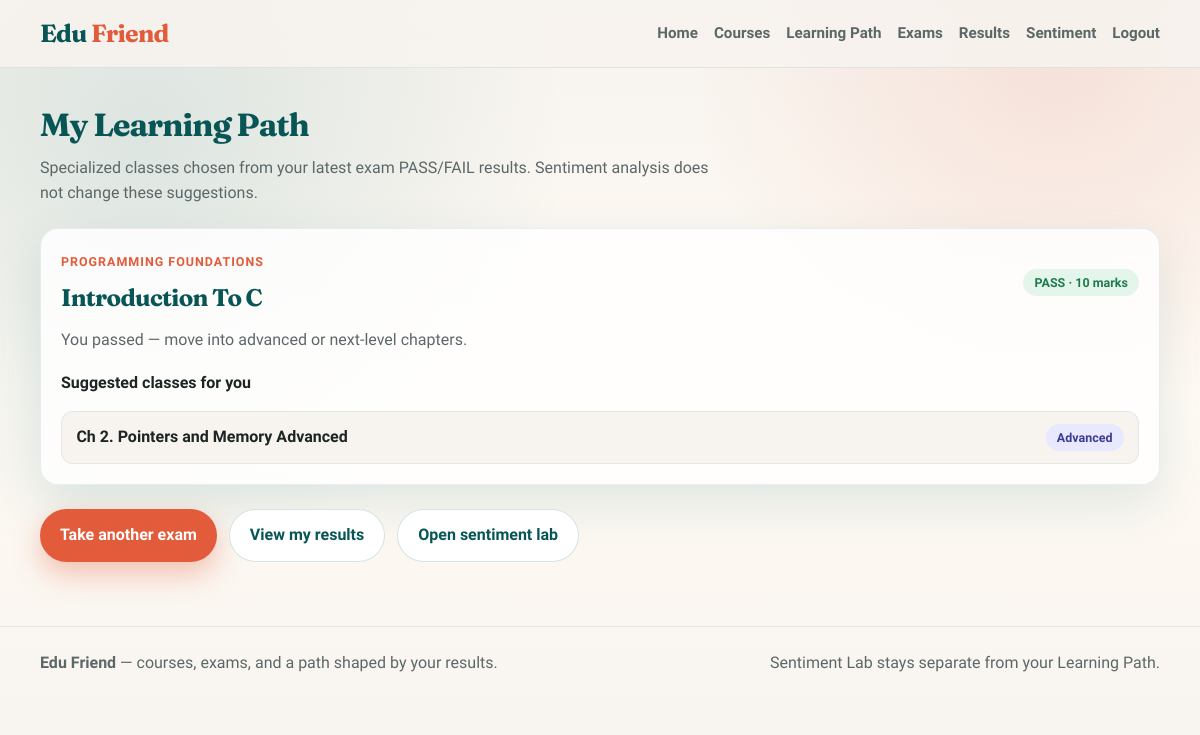
Page /learning-path/ (signed in) on the committed database.
### exam/models.py (models this page shows, shortened)
class ExamSubject(models.Model):
   subject_name = models.ForeignKey(Subject,on_delete=models.CASCADE)
   question_number = models.PositiveIntegerField()
   total_marks = models.PositiveIntegerField()

### cariculam/models.py (models this page shows, shortened)
class Course(models.Model):
    name = models.CharField(max_length=100,unique=True)
    slug = models.SlugField(null=True,blank=True)
    description = models.TextField(max_length=500,blank=True)

class Subject(models.Model):
    subject_id = models.CharField(max_length=100,unique=True)
    name = models.CharField(max_length=100)
    slug = models.SlugField(null=True,blank=True)
    course = models.ForeignKey(Course,on_delete=models.CASCADE,related_name='subjects')
    image = models.ImageField(upload_to = save_subject_image, blank = True, verbose_name = 'subject image' )
    description = models.TextField(max_length=500,blank=True)

class Lesson(models.Model):
    FOUNDATION = 'foundation'
    STANDARD = 'standard'
    ADVANCED = 'advanced'
    DIFFICULTY_CHOICES = [
        (FOUNDATION, 'Foundation'),
        (STANDARD, 'Standard'),
        (ADVANCED, 'Advanced'),
    ]
    lesson_id = models.CharField(max_length=100,unique=True)
    course = models.ForeignKey(Course,on_delete=models.CASCADE)
    created_by = models.ForeignKey(User,on_delete=models.CASCADE)
    created_at = models.DateTimeField(auto_now_add=True)
    subject = models.ForeignKey(Subject,on_delete=models.CASCADE,related_name='lessons')
    name = models.CharField(max_length=100)
    position = models.PositiveSmallIntegerField(verbose_name='Chapter no.')
    difficulty = models.CharField(
        max_length=20,
        choices=DIFFICULTY_CHOICES,
        default=STANDARD,
    )
    slug = models.SlugField(null=True,blank=True)
    video = models.FileField(upload_to=save_lesson_files,verbose_name='Video',blank=True,null=True)
    ppt = models.FileField(upload_to=save_lesson_files,verbose_name='Presentation',blank=True)
    notes = models.FileField(upload_to=save_lesson_files,verbose_name='Notes',blank=True)
    class Meta:
        ordering = ['position']

### account/views.py (the view)
# urls.py: path('learning-path/', views.learning_path, name='learning-path'),
@login_required
def learning_path(request):
    profile, _ = User_Profile.objects.get_or_create(
        user=request.user,
        defaults={'user_type': User_Profile.student},
    )
    path_data = build_learning_path(profile)
    return render(request, 'learning_path.html', {'path': path_data})

### account/context_processors.py (called while the page is built)
def user_role(request):
    role = None
    if request.user.is_authenticated:
        try:
            role = request.user.user_profile.user_type
        except (ObjectDoesNotExist, AttributeError):
            role = None
    return {'user_role': role}

### account/path_service.py (called while the page is built)
def _lesson_payload(lesson):
    return {
        'id': lesson.id,
        'name': lesson.name,
        'position': lesson.position,
        'difficulty': lesson.difficulty,
        'difficulty_label': lesson.get_difficulty_display(),
        'url_kwargs': {
            'course': lesson.course.slug,
            'subject': lesson.subject.slug,
            'slug': lesson.slug,
        },
    }

def _lessons_for_subject(subject, difficulty=None, limit=4):
    qs = Lesson.objects.filter(subject=subject).order_by('position')
    if difficulty:
        matched = list(qs.filter(difficulty=difficulty)[:limit])
        if matched:
            return [_lesson_payload(lesson) for lesson in matched]
    return [_lesson_payload(lesson) for lesson in qs[:limit]]

def _latest_results_by_exam(profile):
    latest = {}
    results = (
        exam_models.Result.objects
        .filter(student=profile)
        .select_related('exam', 'exam__subject_name', 'exam__subject_name__course')
        .order_by('-date', '-id')
    )
    for result in results:
        if result.exam_id not in latest:
            latest[result.exam_id] = result
    return list(latest.values())

### account/templates/learning_path.html (shortened to what this page needs)
{% extends 'base.html' %}
{% block content %}
<div class="section-head">
  <h1>My Learning Path</h1>
  <p class="lede">Specialized classes chosen from your latest exam PASS/FAIL results. Sentiment analysis does not change these suggestions.</p>
</div>
{% if path.has_results %}
  <div class="grid" style="gap:1rem;">
    {% for item in path.items %}
      <article class="card path-step">
        <div style="display:flex;justify-content:space-between;gap:1rem;flex-wrap:wrap;align-items:center;">
          <div>
            <span class="eyebrow">{{ item.course.name }}</span>
            <h2 class="page-title" style="font-size:1.5rem;margin:0;">{{ item.subject.name }}</h2>
          </div>
          {% if item.status == 'PASS' %}
            <span class="badge badge-pass">PASS · {{ item.marks }} marks</span>
          {% else %}
            <span class="badge badge-fail">FAIL · {{ item.marks }} marks</span>
          {% endif %}
        </div>
        <p class="lede">{{ item.guidance }}</p>
        <h3 style="margin:0.4rem 0 0.2rem;font-size:1rem;">Suggested classes for you</h3>
        <div class="path-recs">
          {% for lesson in item.recommendations %}
            <a href="{% url 'cariculam:lesson_detail' course=lesson.url_kwargs.course subject=lesson.url_kwargs.subject slug=lesson.url_kwargs.slug %}">
              <span>
                <strong>Ch {{ lesson.position }}. {{ lesson.name }}</strong>
              </span>
              <span class="badge badge-{{ lesson.difficulty }}">{{ lesson.difficulty_label }}</span>
            </a>
          {% empty %}
            <div class="empty-state">No lessons tagged for this subject yet. Browse Courses meanwhile.</div>
          {% endfor %}
        </div>
      </article>
    {% endfor %}
  </div>
{% endif %}
<div style="margin-top:1.5rem;" class="cta-row">
  <a class="btn btn-primary" href="{% url 'student-exam' %}">Take another exam</a>
  <a class="btn btn-ghost" href="{% url 'view-result' %}">View my results</a>
  <a class="btn btn-ghost" href="{% url 'view_review' %}">Open sentiment lab</a>
</div>
{% endblock %}

### static/css/edufriend.css (style rules this page uses)
:root { --teal: #0b6e6e; --teal-dark: #085555; --teal-soft: #d8eeee; --sand: #f7f3ee; --sand-deep: #ebe4d8; --coral: #e25b3a; --coral-dark: #c4472a; --ink: #1c2424; --muted: #5c6868; --white: #ffffff; --pass: #1f7a4d; --fail: #b42318; --shadow: 0 18px 50px rgba(11, 110, 110, 0.12); --radius: 18px; --font-display: "Fraunces", Georgia, serif; --font-body: "Source Sans 3", "Segoe UI", sans-serif; }
*, *::before, *::after { box-sizing: border-box; }
html { scroll-behavior: smooth; }
body { margin: 0; font-family: var(--font-body); color: var(--ink); background: radial-gradient(circle at 12% 18%, rgba(11, 110, 110, 0.12), transparent 34%), radial-gradient(circle at 88% 8%, rgba(226, 91, 58, 0.12), transparent 28%), linear-gradient(180deg, var(--sand) 0%, #fffaf4 48%, var(--sand) 100%); min-height: 100vh; line-height: 1.55; }
a { color: inherit; text-decoration: none; }
.cta-row { display: flex; flex-wrap: wrap; gap: 0.75rem; animation: riseIn 1s ease 0.14s both; }
.btn { display: inline-flex; align-items: center; justify-content: center; gap: 0.4rem; border: 0; border-radius: 999px; padding: 0.8rem 1.25rem; font: inherit; font-weight: 700; cursor: pointer; transition: transform 0.2s ease, box-shadow 0.2s ease, background 0.2s ease; }
.btn-primary { background: var(--coral); color: white; box-shadow: 0 12px 28px rgba(226, 91, 58, 0.35); }
.btn-ghost { background: white; color: var(--teal-dark); border: 1px solid rgba(11, 110, 110, 0.18); }
.section-head { margin: 0 0 1.4rem; }
.section-head h1, .section-head h2, .page-title { font-family: var(--font-display); letter-spacing: -0.03em; margin: 0 0 0.4rem; color: var(--teal-dark); }
.section-head p, .lede { margin: 0; color: var(--muted); max-width: 42rem; }
.grid { display: grid; gap: 1.1rem; }
.card, .panel { background: rgba(255, 255, 255, 0.82); border: 1px solid rgba(11, 110, 110, 0.1); border-radius: var(--radius); box-shadow: var(--shadow); }
.eyebrow { display: inline-block; font-size: 0.78rem; font-weight: 700; letter-spacing: 0.08em; text-transform: uppercase; color: var(--coral); margin-bottom: 0.45rem; }
.badge { display: inline-flex; align-items: center; border-radius: 999px; padding: 0.25rem 0.7rem; font-size: 0.78rem; font-weight: 700; }
.badge-pass { background: #e4f6ec; color: var(--pass); }
.badge-advanced { background: #e8e8ff; color: #3d3d8f; }
.path-step { display: grid; gap: 0.75rem; padding: 1.25rem; opacity: 0; transform: translateX(-12px); transition: opacity 0.45s ease, transform 0.45s ease; }
.path-step.is-visible { opacity: 1; transform: translateX(0); }
.path-recs { display: grid; gap: 0.55rem; }
.path-recs a { display: flex; justify-content: space-between; gap: 0.75rem; align-items: center; padding: 0.75rem 0.9rem; border-radius: 12px; background: var(--sand); border: 1px solid rgba(11, 110, 110, 0.08); }

### rows in the picture
ExamSubject: course.name "PROGRAMMING FOUNDATIONS", subject.name "Introduction To C", marks "10", guidance "You passed — move into advanced or next-level chapters."
Lesson: position "2", name "Pointers and Memory Advanced", difficulty_label "Advanced"
